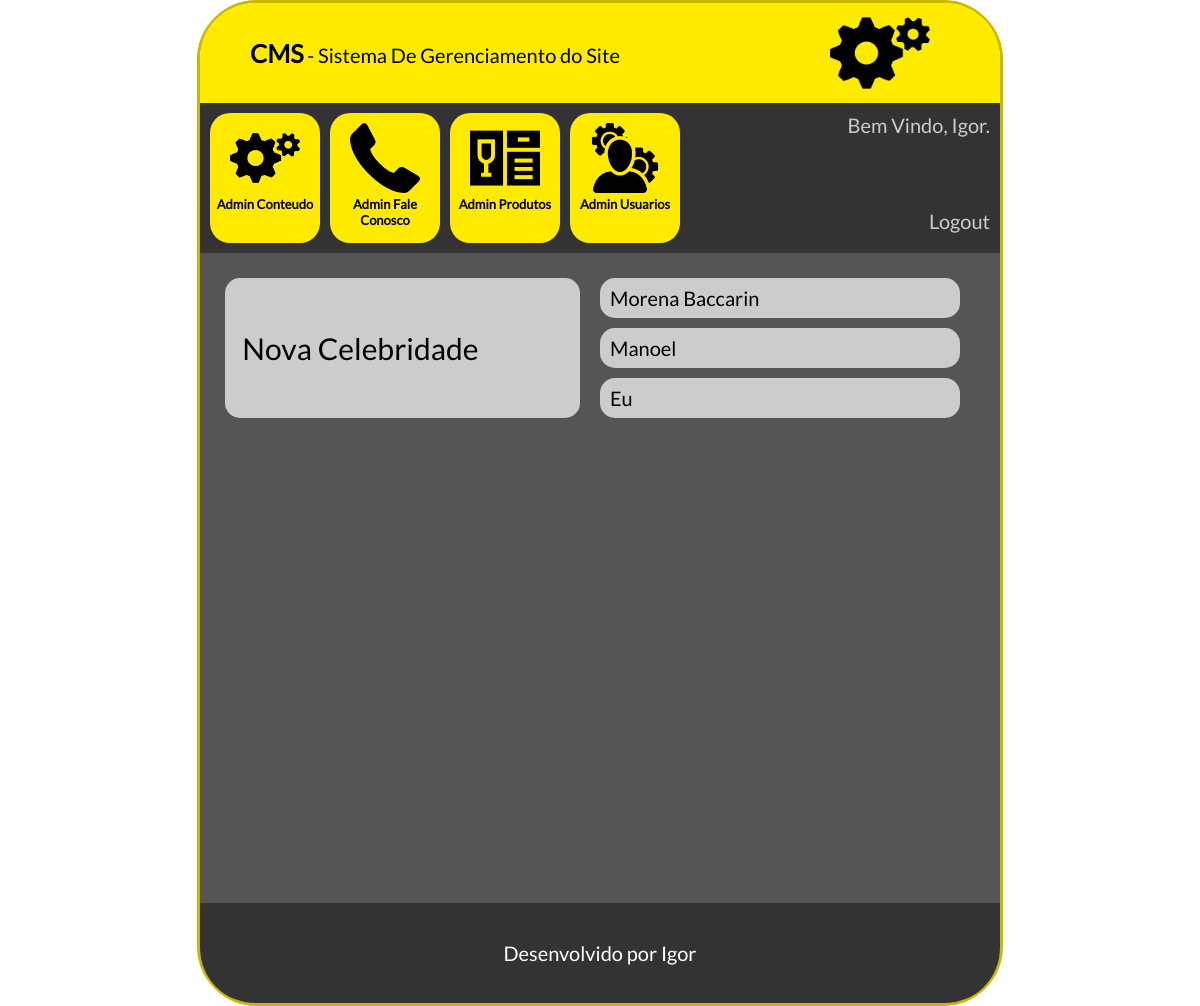
The page /cms/admincelebridade.php (signed in) on the database its author committed.
### tables this page shows
CREATE TABLE `tbl_usuarios` (
  `id` int(11) NOT NULL AUTO_INCREMENT,
  `nome` varchar(100) NOT NULL,
  `senha` varchar(100) NOT NULL,
  `id_nivel` int(11) NOT NULL,
  `ativo` int(11) NOT NULL,
  PRIMARY KEY (`id`),
  UNIQUE KEY `nome_UNIQUE` (`nome`),
  KEY `fk_usuarios_niveis_idx` (`id_nivel`),
  CONSTRAINT `fk_usuarios_niveis` FOREIGN KEY (`id_nivel`) REFERENCES `tbl_niveis` (`id`) ON DELETE NO ACTION ON UPDATE NO ACTION
);

CREATE TABLE `tbl_celebridades` (
  `id` int(11) NOT NULL AUTO_INCREMENT,
  `nome` varchar(250) NOT NULL,
  `sobre` longtext NOT NULL,
  `imagem` varchar(250) NOT NULL,
  `ativo` int(11) NOT NULL,
  PRIMARY KEY (`id`)
);

### cms/conexao.php (called while the page is built)
<?php
    function conexaoDb(){
        $host = "localhost";
        $database = "db_banca";
        $user = "root";
        $password = "bcd127";
        if(!$conexao = mysqli_connect($host,$user,$password,$database)){
            echo('Erro na conexão com o Banco de Dados');
        }
        return $conexao;
    }
?>

### cms/db.php (called while the page is built, shortened)
<?php
    include_once "conexao.php";
    function selectUsuarioBanco($id){
        $sql = "SELECT * from tbl_usuarios WHERE id=". $id;
        return mysqli_query(conexaoDb(), $sql);
    }
    function selectCelebridadesBanco(){
        $sql = "SELECT * from tbl_celebridades";
        return mysqli_query(conexaoDb(), $sql);
    }
?>

### cms/admincelebridade.php (the view, shortened to what this page needs)
<?php
    include_once "db.php";
    $selectLogin = selectUsuarioBanco($_SESSION["idLogin"]);
    $rsLogado = mysqli_fetch_array($selectLogin);
    $nomeLogado = $rsLogado["nome"];
    $select = selectCelebridadesBanco();
?>
<!doctype html>
<html lang="pt-br">
	<head>
        <link rel="stylesheet" type="text/css" href="css/style.css">
	</head>
	<body>
        <main id="caixaPrincipal">
            <div id="caixaLogo">
                <span class="textoGrande">CMS</span> - Sistema De Gerenciamento do Site
                <div id="logo"><img src="icones/config.png"></div>
            </div>
            <div id="caixaOpcoes">
                <a href="index.php">
                    <div class="caixaItem">
                        <img src="icones/config.png"><br>
                        Admin Conteudo
                    </div>
                </a>
                <a href="faleconosco.php">
                    <div class="caixaItem">
                        <img src="icones/contato.png"><br>
                        Admin Fale Conosco
                    </div>
                </a>
                <a href="produtos.php">
                    <div class="caixaItem">
                        <img src="icones/produtos.png"><br>
                        Admin Produtos
                    </div>
                </a>
                <a href="usuarios.php">
                    <div class="caixaItem">
                        <img src="icones/admin.png"><br>
                        Admin Usuarios
                    </div>
                </a>
                <div id="caixaUsuario">
                    Bem Vindo, <?php echo($nomeLogado)?>.<br><br><br><br>
                    <a href="../login.php?modo=logout"><span class="branco">Logout</span></a>
                </div>
            </div>
            <div id="caixaConteudo">
                <div class=colunaConteudo>
                    <a href="cadastrarcelebridade.php">
                        <div class="caixaOpcao">
                             &nbsp;&nbsp; Nova Celebridade
                        </div>
                    </a>
                </div>
                <div class=colunaConteudoContatoNivel>
                    <?php
                    while($rsCelebridades = mysqli_fetch_array($select)){
                    ?>
                        <div class="usuarioNivel">
                             <?php echo($rsCelebridades['nome'])?>
                        </div>
                    <?php } ?>
                </div>
            </div>
            <footer id="rodape">
                Desenvolvido por Igor
            </footer>
        </main>
    </body>
</html>

### cms/css/style.css (style rules this page uses)
* { margin: 0px; padding: 0px; text-decoration: none; font-family: lato; font-size: 20px; }
.branco { color: #cccccc; }
.textoGrande { font-size: 25px; font-weight: bold; }
#caixaPrincipal { height: 1000px; width: 800px; margin-left: auto; margin-right: auto; border-radius: 60px; border: solid 3px #c7b800; }
#caixaLogo { height: 100px; width: 700px; background-color: #ffea00; border-top-left-radius: 55px; border-top-right-radius: 55px;; line-height: 100px; padding-left: 50px; padding-right: 50px; }
#logo { height: 100px; width: 100px; margin-right: 20px; float: right; }
#logo img { max-height: 100px; max-width: 100px; margin-right: 0px; transition: 0.2s; }
#caixaOpcoes { height: 130px; width: 780px; padding: 10px; background-color: #333333; }
.caixaItem { height: 110px; width: 110px; font-weight: bold; font-size: 13px; background-color: #ffea00; text-align: center; float: left; margin-right: 10px; padding-top: 10px; padding-bottom: 10px; border-radius: 20px; transition: 0.2s; color: #000000; }
.caixaItem img { height: 70px; width: 70px; }
#caixaUsuario { color: #cccccc; text-align: right; float: right; }
#caixaConteudo { height: 600px; width: 750px; padding: 25px; background-color: #555555; }
.colunaConteudo, .colunaConteudoContatoNivel { height: 600px; width: 375px; float: left; }
.colunaConteudoContatoNivel { overflow: auto; }
.caixaOpcao { height: 140px; width: 355px; line-height: 140px; margin-bottom: 10px; background-color: #cccccc; font-size: 30px; border-radius: 15px; transition: 0.2s; color: #000000; }
.usuarioNivel { height: 40px; width: 350px; line-height: 40px; padding-left: 10px; margin-bottom: 10px; background-color: #cccccc; font-size: 20px; border-radius: 15px; transition: 0.2s; }
#rodape { height: 100px; width: 800px; border-bottom-left-radius: 55px; border-bottom-right-radius: 55px; background-color: #333333; text-align: center; line-height: 100px; color: #ffffff; }

### rows shown on the page
tbl_usuarios: nome "Igor"
tbl_celebridades: nome "Morena Baccarin"
tbl_celebridades: nome "Manoel"
tbl_celebridades: nome "Eu"
